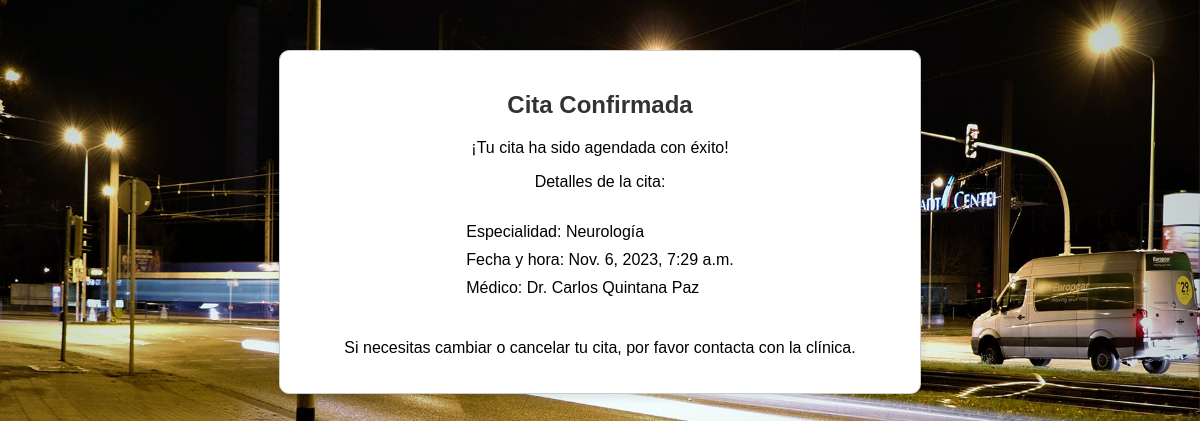
Screenshot of /cita-confirmada/5/ with the database file from the repository.
### registro/models.py (models this page shows, shortened)
class Cita(models.Model):
    nombre = models.CharField(max_length=100, default='')  # Valor predeterminado para nombre
    telefono = models.CharField(max_length=20, default='')  # Valor predeterminado para telefono
    medico = models.ForeignKey(Medico, on_delete=models.CASCADE, related_name='citas')
    fecha_hora = models.DateTimeField(default=timezone.now)
    razon_visita = models.TextField()

class Medico(models.Model):
    nombre = models.CharField(max_length=100)
    numero_colegiado = models.CharField(max_length=20)
    especialidad = models.CharField(max_length=50)
    diagnostico = models.TextField()

### registro/views.py (the view)
# urls.py: path('cita-confirmada/<int:cita_id>/', registro_views.cita_confirmada_view, name='cita_confirmada'),
def cita_confirmada_view(request, cita_id):
    cita = Cita.objects.get(id=cita_id)
    return render(request, 'cita_confirmada.html', {'cita': cita})

### registro/templates/cita_confirmada.html (shortened to what this page needs)
{% load static %}
<!DOCTYPE html>
<html lang="es">
<head>
    <link rel="stylesheet" href="{% static 'styles.css' %}">
</head>
<body>
    <div class="confirmacion-cita">
        <h2>Cita Confirmada</h2>
        <p>¡Tu cita ha sido agendada con éxito!</p>
        <p>Detalles de la cita:</p>
        <ul>
            <li>Especialidad: {{ cita.medico.especialidad }}</li>
            <li>Fecha y hora: {{ cita.fecha_hora }}</li>
            <li>Médico: {{ cita.medico.nombre }}</li>
        </ul>
        <p>Si necesitas cambiar o cancelar tu cita, por favor contacta con la clínica.</p>
    </div>
</body>
</html>

### registro/static/styles.css (style rules this page uses)
body, html { margin: 0; padding: 0; font-family: 'Arial', sans-serif; background-image: url('/static/imagen10.jpg'); background-size: cover; background-repeat: no-repeat; background-position: center; }
.confirmacion-cita { text-align: center; padding: 20px; margin: 50px auto; border: 1px solid #ccc; max-width: 600px; background: #ffffff; box-shadow: 0 4px 8px rgba(0, 0, 0, 0.1); border-radius: 10px; position: relative; z-index: 2; }
.confirmacion-cita h2 { margin-bottom: 20px; color: #333; }
.confirmacion-cita ul { list-style: none; padding: 0; text-align: left; display: inline-block; margin-left: 0; }
.confirmacion-cita li { padding-left: 1em; text-indent: -1em; margin-bottom: 10px; }

### rows the page displays
Cita: medico.especialidad "Neurología", fecha_hora "Nov. 6, 2023, 7:29 a.m.", medico.nombre "Dr. Carlos Quintana Paz"
